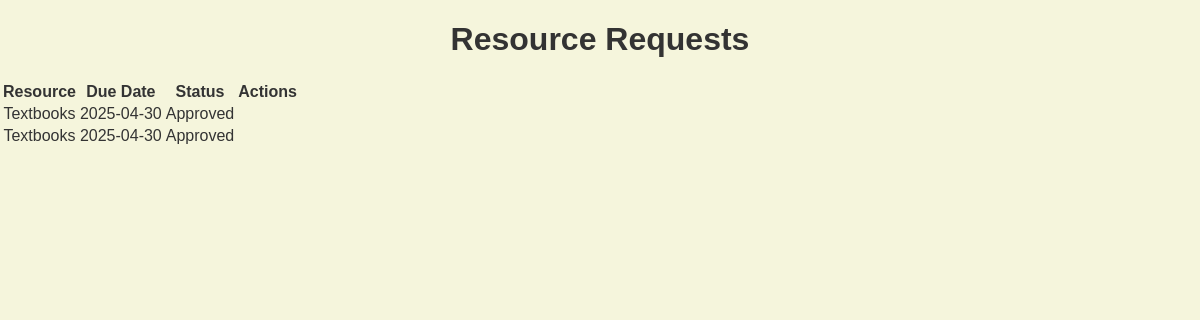
The app's page /view_requests with its own data.
### app.py (models this page shows)
class ResourceRequest(db.Model):
    id = db.Column(db.Integer, primary_key=True)
    resource_id = db.Column(db.Integer, db.ForeignKey('resource.id'))
    student_id = db.Column(db.Integer, db.ForeignKey('user.id'))
    due_date = db.Column(db.Date, nullable=False)
    approved = db.Column(db.Boolean, default=False)
    resource = db.relationship('Resource', backref='requests')
    student = db.relationship('User', backref='resource_requests')

class Resource(db.Model):
    id = db.Column(db.Integer, primary_key=True)
    resource_name = db.Column(db.String(100), nullable=False)
    lent_out_to = db.Column(db.Integer, db.ForeignKey('user.id'), nullable=True)  # Foreign key to User table
    value = db.Column(db.Integer, nullable=False)
    user = db.relationship('User', backref='lent_resources')  # Relationship to User model

### app.py (the view)
@app.route('/view_requests')
def view_requests():
    requests = ResourceRequest.query.all()  # Fetch all requests
    return render_template('view_requests.html', requests=requests)

### templates/view_requests.html (shortened to what this page needs)
<!DOCTYPE html>
<html lang="en">
<head>
    <link rel="stylesheet" href="{{ url_for('static', filename='style.css') }}">
</head>
<body>
    <h1>Resource Requests</h1>
    <table>
        <thead>
            <tr>
                <th>Resource</th>
                <th>Due Date</th>
                <th>Status</th>
                <th>Actions</th>
            </tr>
        </thead>
        <tbody>
            {% for request in requests %}
                <tr>
                    <td>{{ request.resource.resource_name }}</td>
                    <td>{{ request.due_date }}</td>
                    <td>{{ 'Approved' if request.approved else 'Pending' }}</td>
                    <td>
                    </td>
                </tr>
            {% endfor %}
        </tbody>
    </table>
</body>
</html>

### static/style.css (style rules this page uses)
body { font-family: "Trebuchet MS", sans-serif; background-color: #f5f5dc; color: #333; margin: 0; padding: 0; text-align: center; }

### records on screen
ResourceRequest: resource.resource_name "Textbooks", due_date "2025-04-30", approved "Approved"
ResourceRequest: resource.resource_name "Textbooks", due_date "2025-04-30", approved "Approved"
